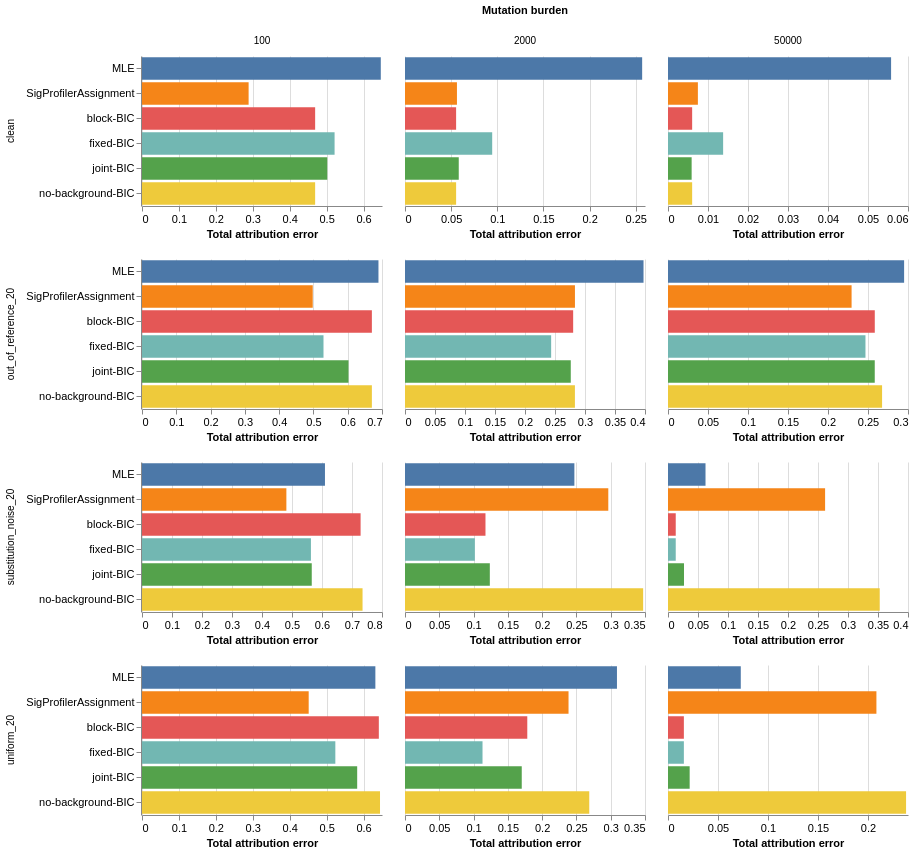

The Vega-Lite source for this figure:
### Vega-Lite specification from a JSON file in a GitHub repository (floating-point values rounded to 4 significant figures)
{"$schema": "https://vega.github.io/schema/vega-lite/v5.json", "description": "Fresh simulated profiles: background selection attribution error by burden and condition.", "data": {"values": [{"phase": "fresh", "condition": "clean", "burden": 100, "method": "MLE", "paper_tae": 0.4249, "aggregate_null_tae": 0.6467, "active_known": 2.453, "null_weight": 0.06651, "null_absolute_error": 0.06651, "cosine": 0.8981, "seconds": 0.06506}, {"phase": "fresh", "condition": "clean", "burden": 100, "method": "SigProfilerAssignment", "paper_tae": 0.2841, "aggregate_null_tae": 0.2888, "active_known": 2.844, "null_weight": 0.0, "null_absolute_error": 0.0, "cosine": 0.866, "seconds": 0.02573}, {"phase": "fresh", "condition": "clean", "burden": 100, "method": "block-BIC", "paper_tae": 0.4383, "aggregate_null_tae": 0.4689, "active_known": 3.047, "null_weight": 0.0, "null_absolute_error": 0.0, "cosine": 0.8679, "seconds": 1.468}, {"phase": "fresh", "condition": "clean", "burden": 100, "method": "fixed-BIC", "paper_tae": 0.3687, "aggregate_null_tae": 0.5216, "active_known": 2.125, "null_weight": 0.285, "null_absolute_error": 0.285, "cosine": 0.8664, "seconds": 0.8457}, {"phase": "fresh", "condition": "clean", "burden": 100, "method": "joint-BIC", "paper_tae": 0.4535, "aggregate_null_tae": 0.5018, "active_known": 3.156, "null_weight": 0.03829, "null_absolute_error": 0.03829, "cosine": 0.8722, "seconds": 0.7314}, {"phase": "fresh", "condition": "clean", "burden": 100, "method": "no-background-BIC", "paper_tae": 0.4383, "aggregate_null_tae": 0.4689, "active_known": 3.047, "null_weight": 0.0, "null_absolute_error": 0.0, "cosine": 0.8679, "seconds": 0.6111}, {"phase": "fresh", "condition": "clean", "burden": 2000, "method": "MLE", "paper_tae": 0.2357, "aggregate_null_tae": 0.2569, "active_known": 15.22, "null_weight": 0.02111, "null_absolute_error": 0.02111, "cosine": 0.9933, "seconds": 0.07802}, {"phase": "fresh", "condition": "clean", "burden": 2000, "method": "SigProfilerAssignment", "paper_tae": 0.05627, "aggregate_null_tae": 0.05628, "active_known": 3.75, "null_weight": 0.0, "null_absolute_error": 0.0, "cosine": 0.9887, "seconds": 0.02573}, {"phase": "fresh", "condition": "clean", "burden": 2000, "method": "block-BIC", "paper_tae": 0.05537, "aggregate_null_tae": 0.05537, "active_known": 4.5, "null_weight": 0.0, "null_absolute_error": 0.0, "cosine": 0.9903, "seconds": 3.592}, {"phase": "fresh", "condition": "clean", "burden": 2000, "method": "fixed-BIC", "paper_tae": 0.06721, "aggregate_null_tae": 0.09446, "active_known": 4.047, "null_weight": 0.05444, "null_absolute_error": 0.05444, "cosine": 0.9905, "seconds": 2.085}, {"phase": "fresh", "condition": "clean", "burden": 2000, "method": "joint-BIC", "paper_tae": 0.05739, "aggregate_null_tae": 0.05823, "active_known": 4.5, "null_weight": 0.001677, "null_absolute_error": 0.001677, "cosine": 0.9903, "seconds": 1.796}, {"phase": "fresh", "condition": "clean", "burden": 2000, "method": "no-background-BIC", "paper_tae": 0.05537, "aggregate_null_tae": 0.05537, "active_known": 4.5, "null_weight": 0.0, "null_absolute_error": 0.0, "cosine": 0.9903, "seconds": 1.55}, {"phase": "fresh", "condition": "clean", "burden": 50000, "method": "MLE", "paper_tae": 0.05304, "aggregate_null_tae": 0.05577, "active_known": 23.55, "null_weight": 0.005215, "null_absolute_error": 0.005215, "cosine": 0.9997, "seconds": 0.08472}, {"phase": "fresh", "condition": "clean", "burden": 50000, "method": "SigProfilerAssignment", "paper_tae": 0.007472, "aggregate_null_tae": 0.007472, "active_known": 4.359, "null_weight": 0.0, "null_absolute_error": 0.0, "cosine": 0.9996, "seconds": 0.02573}, {"phase": "fresh", "condition": "clean", "burden": 50000, "method": "block-BIC", "paper_tae": 0.006037, "aggregate_null_tae": 0.006037, "active_known": 4.391, "null_weight": 0.0, "null_absolute_error": 0.0, "cosine": 0.9996, "seconds": 4.165}, {"phase": "fresh", "condition": "clean", "burden": 50000, "method": "fixed-BIC", "paper_tae": 0.009392, "aggregate_null_tae": 0.01378, "active_known": 4.297, "null_weight": 0.008783, "null_absolute_error": 0.008783, "cosine": 0.9996, "seconds": 2.425}, {"phase": "fresh", "condition": "clean", "burden": 50000, "method": "joint-BIC", "paper_tae": 0.00591, "aggregate_null_tae": 0.00591, "active_known": 4.344, "null_weight": 0.0, "null_absolute_error": 0.0, "cosine": 0.9996, "seconds": 2.104}, {"phase": "fresh", "condition": "clean", "burden": 50000, "method": "no-background-BIC", "paper_tae": 0.006037, "aggregate_null_tae": 0.006037, "active_known": 4.391, "null_weight": 0.0, "null_absolute_error": 0.0, "cosine": 0.9996, "seconds": 1.666}, {"phase": "fresh", "condition": "out_of_reference_20", "burden": 100, "method": "MLE", "paper_tae": 0.512, "aggregate_null_tae": 0.6897, "active_known": 2.375, "null_weight": 0.08171, "null_absolute_error": 0.1321, "cosine": 0.8928, "seconds": 0.06729}, {"phase": "fresh", "condition": "out_of_reference_20", "burden": 100, "method": "SigProfilerAssignment", "paper_tae": 0.4879, "aggregate_null_tae": 0.498, "active_known": 2.969, "null_weight": 0.0, "null_absolute_error": 0.2, "cosine": 0.8565, "seconds": 0.02573}, {"phase": "fresh", "condition": "out_of_reference_20", "burden": 100, "method": "block-BIC", "paper_tae": 0.6314, "aggregate_null_tae": 0.6705, "active_known": 3.766, "null_weight": 0.0, "null_absolute_error": 0.2, "cosine": 0.8649, "seconds": 1.65}, {"phase": "fresh", "condition": "out_of_reference_20", "burden": 100, "method": "fixed-BIC", "paper_tae": 0.5137, "aggregate_null_tae": 0.5294, "active_known": 2.281, "null_weight": 0.3349, "null_absolute_error": 0.1895, "cosine": 0.8601, "seconds": 0.9353}, {"phase": "fresh", "condition": "out_of_reference_20", "burden": 100, "method": "joint-BIC", "paper_tae": 0.5862, "aggregate_null_tae": 0.6023, "active_known": 3.219, "null_weight": 0.06491, "null_absolute_error": 0.15, "cosine": 0.8636, "seconds": 0.8334}, {"phase": "fresh", "condition": "out_of_reference_20", "burden": 100, "method": "no-background-BIC", "paper_tae": 0.6314, "aggregate_null_tae": 0.6705, "active_known": 3.766, "null_weight": 0.0, "null_absolute_error": 0.2, "cosine": 0.8649, "seconds": 0.7038}, {"phase": "fresh", "condition": "out_of_reference_20", "burden": 2000, "method": "MLE", "paper_tae": 0.4029, "aggregate_null_tae": 0.3975, "active_known": 19.0, "null_weight": 0.02984, "null_absolute_error": 0.1702, "cosine": 0.9882, "seconds": 0.08726}, {"phase": "fresh", "condition": "out_of_reference_20", "burden": 2000, "method": "SigProfilerAssignment", "paper_tae": 0.2832, "aggregate_null_tae": 0.2832, "active_known": 4.141, "null_weight": 0.0, "null_absolute_error": 0.2, "cosine": 0.9737, "seconds": 0.02573}, {"phase": "fresh", "condition": "out_of_reference_20", "burden": 2000, "method": "block-BIC", "paper_tae": 0.2817, "aggregate_null_tae": 0.2803, "active_known": 7.672, "null_weight": 0.002929, "null_absolute_error": 0.1971, "cosine": 0.9849, "seconds": 4.751}, {"phase": "fresh", "condition": "out_of_reference_20", "burden": 2000, "method": "fixed-BIC", "paper_tae": 0.281, "aggregate_null_tae": 0.2436, "active_known": 6.891, "null_weight": 0.07905, "null_absolute_error": 0.1251, "cosine": 0.985, "seconds": 2.771}, {"phase": "fresh", "condition": "out_of_reference_20", "burden": 2000, "method": "joint-BIC", "paper_tae": 0.2819, "aggregate_null_tae": 0.2763, "active_known": 7.672, "null_weight": 0.0113, "null_absolute_error": 0.1887, "cosine": 0.985, "seconds": 2.369}, {"phase": "fresh", "condition": "out_of_reference_20", "burden": 2000, "method": "no-background-BIC", "paper_tae": 0.2832, "aggregate_null_tae": 0.2832, "active_known": 7.719, "null_weight": 0.0, "null_absolute_error": 0.2, "cosine": 0.9848, "seconds": 1.991}, {"phase": "fresh", "condition": "out_of_reference_20", "burden": 50000, "method": "MLE", "paper_tae": 0.3075, "aggregate_null_tae": 0.2951, "active_known": 28.0, "null_weight": 0.02477, "null_absolute_error": 0.1752, "cosine": 0.9951, "seconds": 0.08828}, {"phase": "fresh", "condition": "out_of_reference_20", "burden": 50000, "method": "SigProfilerAssignment", "paper_tae": 0.2295, "aggregate_null_tae": 0.2295, "active_known": 4.516, "null_weight": 0.0, "null_absolute_error": 0.2, "cosine": 0.9871, "seconds": 0.02573}, {"phase": "fresh", "condition": "out_of_reference_20", "burden": 50000, "method": "block-BIC", "paper_tae": 0.267, "aggregate_null_tae": 0.2585, "active_known": 14.44, "null_weight": 0.01713, "null_absolute_error": 0.1829, "cosine": 0.9949, "seconds": 5.354}, {"phase": "fresh", "condition": "out_of_reference_20", "burden": 50000, "method": "fixed-BIC", "paper_tae": 0.2653, "aggregate_null_tae": 0.2468, "active_known": 13.36, "null_weight": 0.03688, "null_absolute_error": 0.1631, "cosine": 0.9949, "seconds": 3.094}, {"phase": "fresh", "condition": "out_of_reference_20", "burden": 50000, "method": "joint-BIC", "paper_tae": 0.2678, "aggregate_null_tae": 0.2584, "active_known": 14.19, "null_weight": 0.01873, "null_absolute_error": 0.1813, "cosine": 0.9949, "seconds": 2.754}, {"phase": "fresh", "condition": "out_of_reference_20", "burden": 50000, "method": "no-background-BIC", "paper_tae": 0.2676, "aggregate_null_tae": 0.2676, "active_known": 14.55, "null_weight": 0.0, "null_absolute_error": 0.2, "cosine": 0.9948, "seconds": 2.249}, {"phase": "fresh", "condition": "substitution_noise_20", "burden": 100, "method": "MLE", "paper_tae": 0.3826, "aggregate_null_tae": 0.6099, "active_known": 1.891, "null_weight": 0.1982, "null_absolute_error": 0.05564, "cosine": 0.8791, "seconds": 0.06569}, {"phase": "fresh", "condition": "substitution_noise_20", "burden": 100, "method": "SigProfilerAssignment", "paper_tae": 0.3773, "aggregate_null_tae": 0.4812, "active_known": 3.109, "null_weight": 0.0, "null_absolute_error": 0.2, "cosine": 0.8333, "seconds": 0.02573}, {"phase": "fresh", "condition": "substitution_noise_20", "burden": 100, "method": "block-BIC", "paper_tae": 0.601, "aggregate_null_tae": 0.7287, "active_known": 3.359, "null_weight": 0.01483, "null_absolute_error": 0.2023, "cosine": 0.8423, "seconds": 1.465}, {"phase": "fresh", "condition": "substitution_noise_20", "burden": 100, "method": "fixed-BIC", "paper_tae": 0.4045, "aggregate_null_tae": 0.5631, "active_known": 1.875, "null_weight": 0.4798, "null_absolute_error": 0.2842, "cosine": 0.8464, "seconds": 0.8995}, {"phase": "fresh", "condition": "substitution_noise_20", "burden": 100, "method": "joint-BIC", "paper_tae": 0.4813, "aggregate_null_tae": 0.5659, "active_known": 3.016, "null_weight": 0.1673, "null_absolute_error": 0.08846, "cosine": 0.8503, "seconds": 0.8369}, {"phase": "fresh", "condition": "substitution_noise_20", "burden": 100, "method": "no-background-BIC", "paper_tae": 0.6064, "aggregate_null_tae": 0.7352, "active_known": 3.406, "null_weight": 0.0, "null_absolute_error": 0.2, "cosine": 0.8423, "seconds": 0.5932}, {"phase": "fresh", "condition": "substitution_noise_20", "burden": 2000, "method": "MLE", "paper_tae": 0.2171, "aggregate_null_tae": 0.247, "active_known": 16.19, "null_weight": 0.1638, "null_absolute_error": 0.0398, "cosine": 0.9915, "seconds": 0.08409}, {"phase": "fresh", "condition": "substitution_noise_20", "burden": 2000, "method": "SigProfilerAssignment", "paper_tae": 0.1965, "aggregate_null_tae": 0.2965, "active_known": 4.141, "null_weight": 0.0, "null_absolute_error": 0.2, "cosine": 0.9788, "seconds": 0.02573}, {"phase": "fresh", "condition": "substitution_noise_20", "burden": 2000, "method": "block-BIC", "paper_tae": 0.08946, "aggregate_null_tae": 0.1174, "active_known": 3.969, "null_weight": 0.2099, "null_absolute_error": 0.05581, "cosine": 0.9882, "seconds": 3.347}, {"phase": "fresh", "condition": "substitution_noise_20", "burden": 2000, "method": "fixed-BIC", "paper_tae": 0.08039, "aggregate_null_tae": 0.1019, "active_known": 3.875, "null_weight": 0.2263, "null_absolute_error": 0.04293, "cosine": 0.9884, "seconds": 2.15}, {"phase": "fresh", "condition": "substitution_noise_20", "burden": 2000, "method": "joint-BIC", "paper_tae": 0.08723, "aggregate_null_tae": 0.1237, "active_known": 4.688, "null_weight": 0.1286, "null_absolute_error": 0.07295, "cosine": 0.9879, "seconds": 2.246}, {"phase": "fresh", "condition": "substitution_noise_20", "burden": 2000, "method": "no-background-BIC", "paper_tae": 0.2473, "aggregate_null_tae": 0.3473, "active_known": 5.672, "null_weight": 0.0, "null_absolute_error": 0.2, "cosine": 0.9836, "seconds": 1.193}, {"phase": "fresh", "condition": "substitution_noise_20", "burden": 50000, "method": "MLE", "paper_tae": 0.05164, "aggregate_null_tae": 0.06252, "active_known": 25.19, "null_weight": 0.179, "null_absolute_error": 0.02156, "cosine": 0.9997, "seconds": 0.08618}, {"phase": "fresh", "condition": "substitution_noise_20", "burden": 50000, "method": "SigProfilerAssignment", "paper_tae": 0.1618, "aggregate_null_tae": 0.2618, "active_known": 4.812, "null_weight": 0.0, "null_absolute_error": 0.2, "cosine": 0.9936, "seconds": 0.02573}, {"phase": "fresh", "condition": "substitution_noise_20", "burden": 50000, "method": "block-BIC", "paper_tae": 0.008995, "aggregate_null_tae": 0.01289, "active_known": 4.25, "null_weight": 0.2007, "null_absolute_error": 0.007791, "cosine": 0.9995, "seconds": 4.388}, {"phase": "fresh", "condition": "substitution_noise_20", "burden": 50000, "method": "fixed-BIC", "paper_tae": 0.008995, "aggregate_null_tae": 0.01289, "active_known": 4.25, "null_weight": 0.2007, "null_absolute_error": 0.007791, "cosine": 0.9995, "seconds": 2.832}, {"phase": "fresh", "condition": "substitution_noise_20", "burden": 50000, "method": "joint-BIC", "paper_tae": 0.01657, "aggregate_null_tae": 0.02663, "active_known": 4.766, "null_weight": 0.1842, "null_absolute_error": 0.02012, "cosine": 0.9995, "seconds": 3.564}, {"phase": "fresh", "condition": "substitution_noise_20", "burden": 50000, "method": "no-background-BIC", "paper_tae": 0.2529, "aggregate_null_tae": 0.3529, "active_known": 9.547, "null_weight": 0.0, "null_absolute_error": 0.2, "cosine": 0.9948, "seconds": 1.444}, {"phase": "fresh", "condition": "uniform_20", "burden": 100, "method": "MLE", "paper_tae": 0.3596, "aggregate_null_tae": 0.632, "active_known": 1.812, "null_weight": 0.1343, "null_absolute_error": 0.09658, "cosine": 0.8872, "seconds": 0.06053}, {"phase": "fresh", "condition": "uniform_20", "burden": 100, "method": "SigProfilerAssignment", "paper_tae": 0.3456, "aggregate_null_tae": 0.4514, "active_known": 3.016, "null_weight": 0.0, "null_absolute_error": 0.2, "cosine": 0.8433, "seconds": 0.02573}, {"phase": "fresh", "condition": "uniform_20", "burden": 100, "method": "block-BIC", "paper_tae": 0.4923, "aggregate_null_tae": 0.6414, "active_known": 3.047, "null_weight": 0.03058, "null_absolute_error": 0.2118, "cosine": 0.8519, "seconds": 1.609}, {"phase": "fresh", "condition": "uniform_20", "burden": 100, "method": "fixed-BIC", "paper_tae": 0.378, "aggregate_null_tae": 0.5236, "active_known": 1.719, "null_weight": 0.455, "null_absolute_error": 0.2718, "cosine": 0.8502, "seconds": 0.8834}, {"phase": "fresh", "condition": "uniform_20", "burden": 100, "method": "joint-BIC", "paper_tae": 0.4673, "aggregate_null_tae": 0.5828, "active_known": 2.812, "null_weight": 0.1152, "null_absolute_error": 0.1482, "cosine": 0.8565, "seconds": 0.8841}, {"phase": "fresh", "condition": "uniform_20", "burden": 100, "method": "no-background-BIC", "paper_tae": 0.4969, "aggregate_null_tae": 0.6446, "active_known": 3.141, "null_weight": 0.0, "null_absolute_error": 0.2, "cosine": 0.8518, "seconds": 0.7339}, {"phase": "fresh", "condition": "uniform_20", "burden": 2000, "method": "MLE", "paper_tae": 0.2584, "aggregate_null_tae": 0.3091, "active_known": 17.56, "null_weight": 0.1199, "null_absolute_error": 0.08015, "cosine": 0.9924, "seconds": 0.08948}, {"phase": "fresh", "condition": "uniform_20", "burden": 2000, "method": "SigProfilerAssignment", "paper_tae": 0.1384, "aggregate_null_tae": 0.2385, "active_known": 3.719, "null_weight": 0.0, "null_absolute_error": 0.2, "cosine": 0.9828, "seconds": 0.02573}, {"phase": "fresh", "condition": "uniform_20", "burden": 2000, "method": "block-BIC", "paper_tae": 0.1181, "aggregate_null_tae": 0.1783, "active_known": 4.938, "null_weight": 0.1305, "null_absolute_error": 0.1204, "cosine": 0.9885, "seconds": 4.972}, {"phase": "fresh", "condition": "uniform_20", "burden": 2000, "method": "fixed-BIC", "paper_tae": 0.08641, "aggregate_null_tae": 0.1131, "active_known": 3.969, "null_weight": 0.2106, "null_absolute_error": 0.05328, "cosine": 0.989, "seconds": 2.703}, {"phase": "fresh", "condition": "uniform_20", "burden": 2000, "method": "joint-BIC", "paper_tae": 0.1182, "aggregate_null_tae": 0.1703, "active_known": 4.984, "null_weight": 0.1032, "null_absolute_error": 0.104, "cosine": 0.9887, "seconds": 3.126}, {"phase": "fresh", "condition": "uniform_20", "burden": 2000, "method": "no-background-BIC", "paper_tae": 0.1686, "aggregate_null_tae": 0.2687, "active_known": 7.188, "null_weight": 0.0, "null_absolute_error": 0.2, "cosine": 0.9877, "seconds": 2.136}, {"phase": "fresh", "condition": "uniform_20", "burden": 50000, "method": "MLE", "paper_tae": 0.05936, "aggregate_null_tae": 0.07278, "active_known": 26.0, "null_weight": 0.1738, "null_absolute_error": 0.02663, "cosine": 0.9997, "seconds": 0.0992}, {"phase": "fresh", "condition": "uniform_20", "burden": 50000, "method": "SigProfilerAssignment", "paper_tae": 0.1084, "aggregate_null_tae": 0.2084, "active_known": 4.141, "null_weight": 0.0, "null_absolute_error": 0.2, "cosine": 0.9954, "seconds": 0.02573}, {"phase": "fresh", "condition": "uniform_20", "burden": 50000, "method": "block-BIC", "paper_tae": 0.01132, "aggregate_null_tae": 0.01587, "active_known": 4.281, "null_weight": 0.202, "null_absolute_error": 0.009097, "cosine": 0.9996, "seconds": 4.963}, {"phase": "fresh", "condition": "uniform_20", "burden": 50000, "method": "fixed-BIC", "paper_tae": 0.01132, "aggregate_null_tae": 0.01587, "active_known": 4.281, "null_weight": 0.202, "null_absolute_error": 0.009097, "cosine": 0.9996, "seconds": 2.915}, {"phase": "fresh", "condition": "uniform_20", "burden": 50000, "method": "joint-BIC", "paper_tae": 0.01461, "aggregate_null_tae": 0.02166, "active_known": 4.703, "null_weight": 0.1954, "null_absolute_error": 0.01411, "cosine": 0.9996, "seconds": 3.518}, {"phase": "fresh", "condition": "uniform_20", "burden": 50000, "method": "no-background-BIC", "paper_tae": 0.1381, "aggregate_null_tae": 0.2381, "active_known": 15.67, "null_weight": 0.0, "null_absolute_error": 0.2, "cosine": 0.9984, "seconds": 2.17}]}, "facet": {"row": {"field": "condition", "type": "nominal", "title": null}, "column": {"field": "burden", "type": "ordinal", "title": "Mutation burden", "sort": [100, 2000, 50000]}}, "spec": {"width": 240, "height": 150, "mark": {"type": "bar"}, "encoding": {"y": {"field": "method", "type": "nominal", "title": null}, "x": {"field": "aggregate_null_tae", "type": "quantitative", "title": "Total attribution error", "axis": {"format": ".2~f"}}, "color": {"field": "method", "type": "nominal", "legend": null}, "tooltip": [{"field": "method"}, {"field": "aggregate_null_tae"}, {"field": "paper_tae"}, {"field": "null_weight"}, {"field": "cosine"}]}}, "resolve": {"scale": {"x": "independent"}}, "config": {"font": "Arial", "axis": {"labelFontSize": 11}, "view": {"stroke": null}}}
